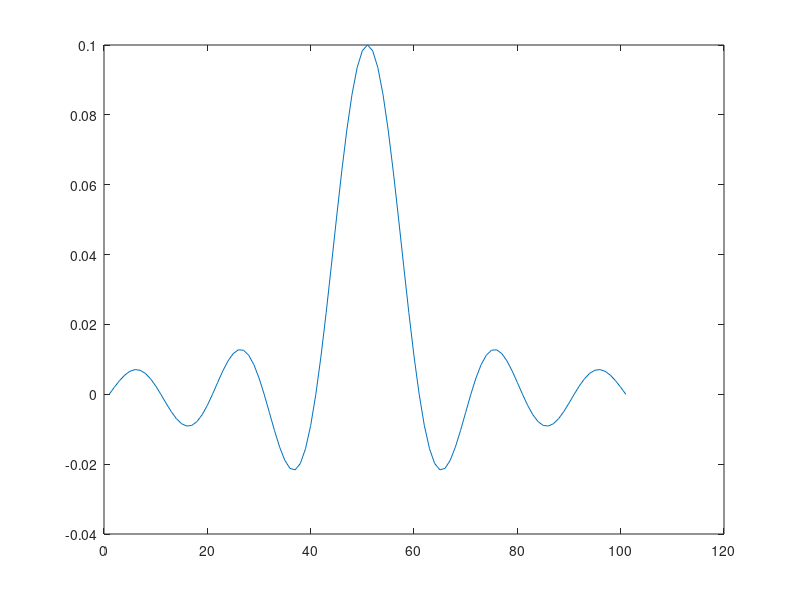
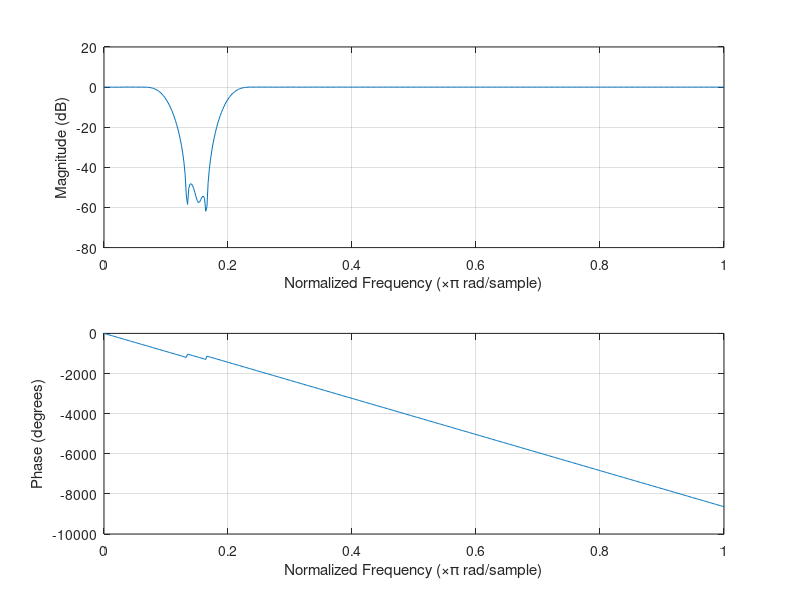
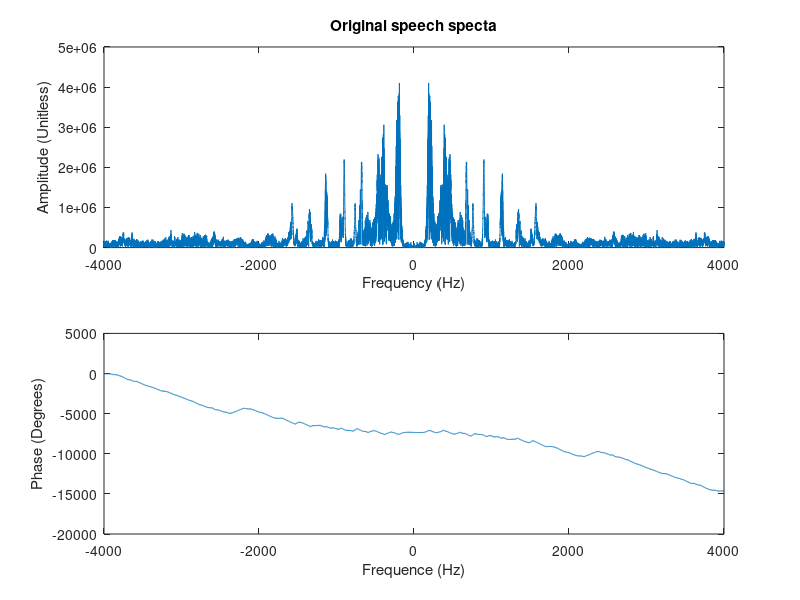
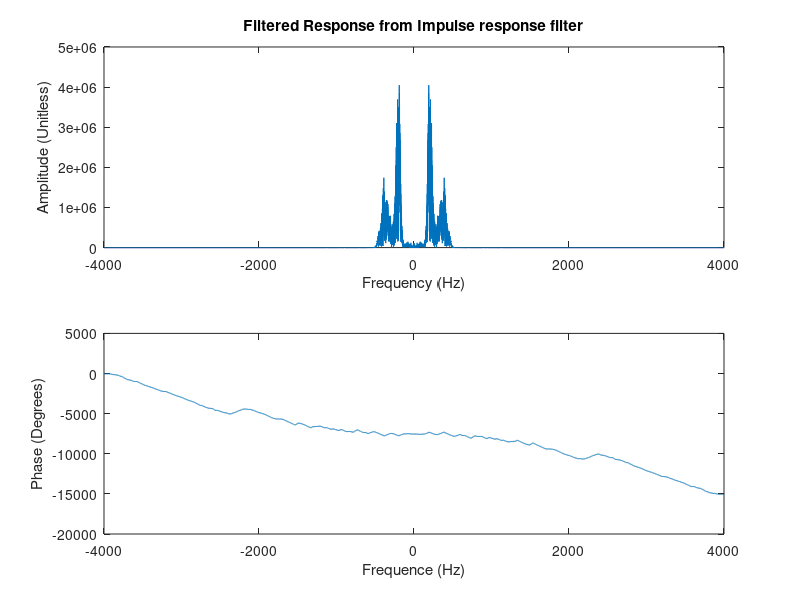

Reproduce these figures in MATLAB, in order. (Note: this script raises an error after producing the figures.)
%Design a FIR filter in matlab

close all; 
clear all; 
clc;
set(0, 'DefaultFigureWindowStyle', 'docked');

%%Part 3:
load spf2; %load oringal speech signal (female version)

soundsc(speech); %play the original speech
speech_fft = fft(speech); %take the fft of original speech
speech_fft = fftshift(speech_fft); %shift the fft to start at 0
speech_angle = unwrap(angle(speech_fft)); %unwarped phase response of the signal

fs = 8000; %sampling frequency of dsp board

B = 0.1; %bandwidth of first lowpass with a cutoff of 0.1
sinc1 = B*sinc(B*(-50:50));
figure(1);
plot (1:length(sinc1),sinc1)
lowpass1 = sinc1.*hamming(101)'; %lowpass filter implementation 0.1
figure(10);
freqz(lowpass1);

C = 0.2; %bandwidth of first lowpass with a cutoff of 0.2
sinc2 = C*sinc(C*(-50:50));
figure(2);
plot (1:length(sinc2),sinc2)
lowpass2 = sinc2.*hamming(101)'; %lowpass filter implementation for 0.2

% figure;  freqz(lowpass, 1, 4096, 24e3);  %shg;
% %fvtool(sinc_in,1)
% zplane(lowpass, 1);
% figure;  zplane(lowpass.', 1);  %shg;
%return;

delta = zeros(1,length(lowpass1)); %creating the delta function with the same legnth as the lowpass filter
delta((length(delta)+1)/2)=1; %adding a 1 at the center of the zero vector

bandstop = delta - (lowpass2-lowpass1); %implementing the bandstop filter
freqz(bandstop); %plotting magnitude response of the bandstop filter
dlmwrite('bandcoeff.txt', bandstop) %printing the coefficients of the bandstop filter into a text file

% --- FIR1 function implementation ---
% n = 48; %filter order
% Wn = [0.125 0.25]; %filter range for bandstop [Wc_start, Wc_stop] normalized with respect to 4khz
% ftype = 'stop'; %type of filter
% 
% b = fir1(n,Wn,ftype); %create filter b coefficients
% a = 1; %a coefficients are set to one

% dlmwrite('bandcoeff.txt', b) %write the coefficients in ASCII format into the file

% figure(1);
% freqz(b,a,512) %plot the magnitude and phase response of the filter
% title('Magnitude and Phase Spectra of Filter')

a=1;
b=lowpass1;
%sf2=filter(a,b,speech);
sf2 = conv(speech,lowpass1);
soundsc(sf2); %play the filtered speech

sf2_fft = fft(sf2); %take the fft of the difference equation filter response
sf2_fft = fftshift(sf2_fft); %shift the fft to start at 0
sf2_angle = unwrap(angle(sf2_fft)); %unwarped phase response of the signal

figure(4);
subplot(2,1,1);
plot (linspace(-4000,4000,length(speech_fft)),abs(speech_fft)) %plot the magnitude response of the original speech
xlabel('Frequency (Hz)')
ylabel('Amplitude (Unitless)')
title('Original speech specta')

subplot(2,1,2);
plot(linspace(-4000,4000,length(speech_fft)),(speech_angle)) %plot the phase response of original speech
xlabel('Frequence (Hz)')
ylabel('Phase (Degrees)')

figure(5);
subplot(2,1,1);
plot (linspace(-4000,4000,length(sf2_fft)),abs(sf2_fft)) %plot the impulse response from the bandstop filter
xlabel('Frequency (Hz)')
ylabel('Amplitude (Unitless)')
title('Filtered Response from Impulse response filter')

subplot(2,1,2);
plot(linspace(-4000,4000,length(sf2_fft)),(sf2_angle)) %plot the phase response from the bandstop filter
xlabel('Frequence (Hz)')
ylabel('Phase (Degrees)')


sf2b = conv(speech,bandstop);
soundsc(sf2b); %play the filtered speech

sf2b_fft = fft(sf2b); %take the fft of the difference equation filter response
sf2b_fft = fftshift(sf2b_fft); %shift the fft to start at 0
sf2b_angle = unwrap(angle(sf2b_fft)); %unwarped phase response of the signal
figure(6);
subplot(2,1,1);
plot (linspace(-4000,4000,length(sf2b_fft)),abs(sf2b_fft)) %plot the impulse response from the bandstop filter
xlabel('Frequency (Hz)')
ylabel('Amplitude (Unitless)')
title('Filtered Response from Bandstop filter')

subplot(2,1,2);
plot(linspace(-4000,4000,length(sf2b_fft)),(sf2b_angle)) %plot the phase response from the bandstop filter
xlabel('Frequence (Hz)')
ylabel('Phase (Degrees)')

%Part 4
sample_frequency = 8192; %sample frequency of the signal
    sample_period = 1/sample_frequency; %sample period of the signal
    
number_of_sample_in_speech = numel(speech); %number of sample points in the speech
    net_time = number_of_sample_in_speech / sample_frequency; %the speech duration in time is equal to the number of samples divded by the sampling frequency
    
time_indices = 0:sample_period:(net_time - sample_period); 

tone_1 = 1 * sin(2 * pi * 600 * time_indices).';
    soundsc(tone_1, sample_frequency); %play the tone
    
time_indexes = 1:1:number_of_sample_in_speech; %each index of the speech is taken at a whole value from 0 to 21982

tone_2 = sin(2 * pi * 600 / sample_frequency * time_indexes).'; %we can add a tone that is of the same length at the speech by creating a sin function at 650 frequency
    soundsc(tone_2, sample_frequency);
    
speech_normalized = speech ./ max(abs(speech)); %we must normalize the speech so that it has the same domain as the tone

noisy_tone = tone_1 + speech_normalized; %speech + tone(at 600Hz)
    soundsc(noisy_tone, sample_frequency);
    
sf2b_tone = conv(noisy_tone,bandstop); %filtered speech+tone(at 600Hz)
    soundsc(sf2b_tone);

    
a = speech;
% spectrogram(8,192Hz)
% spectrogram code:
%     
[ S, F, T, P ] = spectrogram( a, 256, 128, 256, 8192 );
figure; surf(T,F,10*log10(P),'edgecolor','none'); axis tight; 
view(0,90);
xlabel('Time (Seconds)'); ylabel('Hz');

a = sf2;
% spectrogram(8,192Hz)
% spectrogram code:
%     
[ S, F, T, P ] = spectrogram( a, 256, 128, 256, 8192 );
figure; surf(T,F,10*log10(P),'edgecolor','none'); axis tight; 
view(0,90);
xlabel('Time (Seconds)'); ylabel('Hz');

a = tone_1;

% spectrogram(8,192Hz)
% spectrogram code:
%     
[ S, F, T, P ] = spectrogram( a, 256, 128, 256, 8192 );
figure; surf(T,F,10*log10(P),'edgecolor','none'); axis tight; 
view(0,90);
xlabel('Time (Seconds)'); ylabel('Hz');

a = noisy_tone;
% spectrogram(8,192Hz)
% spectrogram code:
    
[ S, F, T, P ] = spectrogram( a, 256, 128, 256, 8192 );
figure; surf(T,F,10*log10(P),'edgecolor','none'); axis tight; 
view(0,90);
xlabel('Time (Seconds)'); ylabel('Hz');

a = sf2b_tone;
% spectrogram(8,192Hz)
% spectrogram code:
    
[ S, F, T, P ] = spectrogram( a, 256, 128, 256, 8192 );
figure; surf(T,F,10*log10(P),'edgecolor','none'); axis tight; 
view(0,90);
xlabel('Time (Seconds)'); ylabel('Hz');

ydb = mag2db(abs(speech));
figure(15)
plot (ydb)




